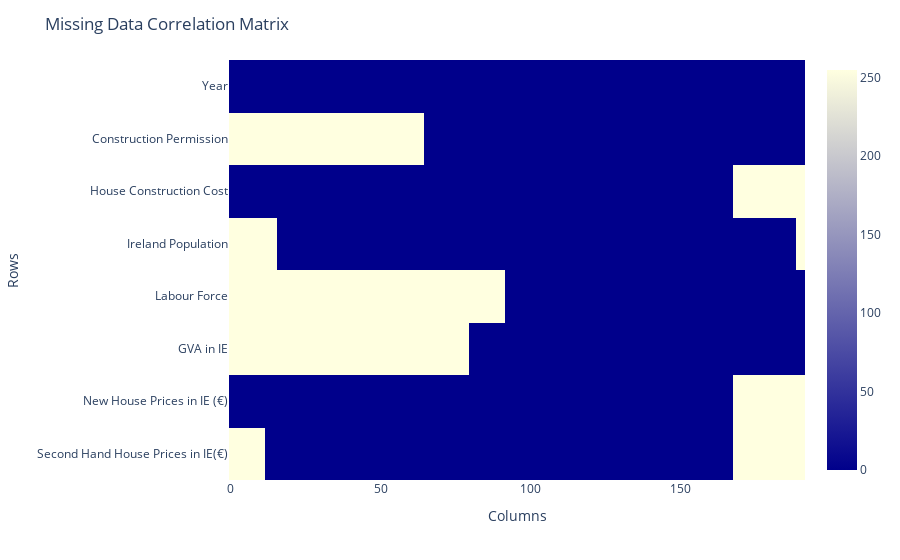

This figure's notebook cell:
### Code cell
import plotly.express as px

# Visualize the correlation of missing data between columns
fig = px.imshow(gva_factors.isnull().T, labels=dict(x="Columns", y="Rows"), color_continuous_scale=["darkblue", "lightyellow"])

# Set the title of the figure
fig.update_layout(title="Missing Data Correlation Matrix")

# Change the position of the x-axis labels
fig.update_xaxes(side="bottom")

# Change the x-axis label rotation to 0 degrees
fig.update_xaxes(tickangle=0)

# Show the plot
fig.show()

### Figure 1 — Plotly figure (JSON) as saved in the notebook; plotly's stock layout.template omitted (floating-point values rounded to 4 significant figures; data arrays with more than 128 entries replaced by an {"elided": "..."} marker saying what was removed)
{"data": [{"coloraxis": "coloraxis", "hovertemplate": "Columns: %{x}<br>Rows: %{y}<br>color: %{z}<extra></extra>", "name": "0", "type": "heatmap", "x": {"elided": "192 int values"}, "xaxis": "x", "y": ["Year", "Construction Permission", "House Construction Cost", "Ireland Population", "Labour Force", "GVA in IE", "New House Prices in IE (€)", "Second Hand House Prices in IE(€)"], "yaxis": "y", "z": {"elided": "8x192 int values"}}], "layout": {"coloraxis": {"colorscale": [[0, "darkblue"], [1, "lightyellow"]]}, "margin": {"t": 60}, "title": {"text": "Missing Data Correlation Matrix"}, "xaxis": {"anchor": "y", "constrain": "domain", "domain": [0, 1], "scaleanchor": "y", "side": "bottom", "tickangle": 0, "title": {"text": "Columns"}}, "yaxis": {"anchor": "x", "autorange": "reversed", "constrain": "domain", "domain": [0, 1], "title": {"text": "Rows"}}}}
